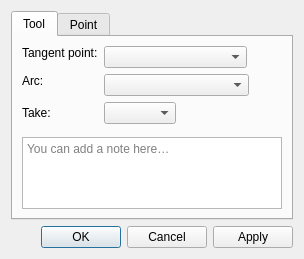
<?xml version="1.0" encoding="UTF-8"?>
<ui version="4.0">
 <class>DialogPointFromArcAndTangent</class>
 <widget class="QDialog" name="DialogPointFromArcAndTangent">
  <property name="geometry">
   <rect>
    <x>0</x>
    <y>0</y>
    <width>304</width>
    <height>215</height>
   </rect>
  </property>
  <property name="windowTitle">
   <string>Point from arc and tangent</string>
  </property>
  <property name="windowIcon">
   <iconset resource="../../../vmisc/share/resources/icon.qrc">
    <normaloff>:/icon/64x64/icon64x64.png</normaloff>:/icon/64x64/icon64x64.png</iconset>
  </property>
  <layout class="QVBoxLayout" name="verticalLayout">
   <item>
    <widget class="QTabWidget" name="tabWidget">
     <property name="currentIndex">
      <number>0</number>
     </property>
     <widget class="QWidget" name="tab">
      <attribute name="title">
       <string>Tool</string>
      </attribute>
      <layout class="QFormLayout" name="formLayout_2">
       <property name="fieldGrowthPolicy">
        <enum>QFormLayout::ExpandingFieldsGrow</enum>
       </property>
       <item row="0" column="0">
        <widget class="QLabel" name="labelTangentPoint">
         <property name="sizePolicy">
          <sizepolicy hsizetype="Expanding" vsizetype="Fixed">
           <horstretch>0</horstretch>
           <verstretch>0</verstretch>
          </sizepolicy>
         </property>
         <property name="text">
          <string>Tangent point:</string>
         </property>
        </widget>
       </item>
       <item row="0" column="1">
        <widget class="QComboBox" name="comboBoxTangentPoint">
         <property name="sizePolicy">
          <sizepolicy hsizetype="Preferred" vsizetype="Fixed">
           <horstretch>0</horstretch>
           <verstretch>0</verstretch>
          </sizepolicy>
         </property>
         <property name="minimumSize">
          <size>
           <width>143</width>
           <height>0</height>
          </size>
         </property>
        </widget>
       </item>
       <item row="1" column="0">
        <widget class="QLabel" name="labelArc">
         <property name="sizePolicy">
          <sizepolicy hsizetype="Expanding" vsizetype="Fixed">
           <horstretch>0</horstretch>
           <verstretch>0</verstretch>
          </sizepolicy>
         </property>
         <property name="text">
          <string>Arc:</string>
         </property>
        </widget>
       </item>
       <item row="1" column="1">
        <widget class="QComboBox" name="comboBoxArc">
         <property name="sizePolicy">
          <sizepolicy hsizetype="Preferred" vsizetype="Fixed">
           <horstretch>0</horstretch>
           <verstretch>0</verstretch>
          </sizepolicy>
         </property>
         <property name="minimumSize">
          <size>
           <width>145</width>
           <height>0</height>
          </size>
         </property>
        </widget>
       </item>
       <item row="2" column="0">
        <widget class="QLabel" name="label">
         <property name="text">
          <string>Take:</string>
         </property>
        </widget>
       </item>
       <item row="2" column="1">
        <widget class="QComboBox" name="comboBoxResult"/>
       </item>
       <item row="3" column="0" colspan="2">
        <layout class="QVBoxLayout" name="notesAreaLayout">
         <item>
          <layout class="QHBoxLayout" name="notesSeparatorLayout">
           <property name="leftMargin"><number>33</number></property>
           <property name="rightMargin"><number>33</number></property>
           <item>
            <widget class="QFrame" name="notesSeparator">
             <property name="minimumSize"><size><width>0</width><height>1</height></size></property>
             <property name="maximumSize"><size><width>16777215</width><height>1</height></size></property>
            </widget>
           </item>
          </layout>
         </item>
         <item>
          <widget class="QPlainTextEdit" name="plainTextEditToolNotes">
           <property name="placeholderText"><string>You can add a note here…</string></property>
           <property name="maximumSize"><size><width>16777215</width><height>100</height></size></property>
          </widget>
         </item>
        </layout>
       </item>
      </layout>
     </widget>
     <widget class="QWidget" name="tab_2">
      <attribute name="title">
       <string>Point</string>
      </attribute>
      <layout class="QFormLayout" name="formLayoutPoint">
       <property name="fieldGrowthPolicy">
        <enum>QFormLayout::ExpandingFieldsGrow</enum>
       </property>
       <item row="0" column="0">
        <widget class="QLabel" name="labelEditNamePoint">
         <property name="sizePolicy">
          <sizepolicy hsizetype="Fixed" vsizetype="Fixed">
           <horstretch>0</horstretch>
           <verstretch>0</verstretch>
          </sizepolicy>
         </property>
         <property name="text">
          <string>Point name:</string>
         </property>
        </widget>
       </item>
       <item row="0" column="1">
        <widget class="QLineEdit" name="lineEditNamePoint">
         <property name="toolTip">
          <string>Unique label</string>
         </property>
         <property name="placeholderText">
          <string>Choose unique label.</string>
         </property>
        </widget>
       </item>
      </layout>
     </widget>
    </widget>
   </item>
   <item>
    <widget class="QDialogButtonBox" name="buttonBox">
     <property name="orientation">
      <enum>Qt::Horizontal</enum>
     </property>
     <property name="standardButtons">
      <set>QDialogButtonBox::Apply|QDialogButtonBox::Cancel|QDialogButtonBox::Ok</set>
     </property>
    </widget>
   </item>
  </layout>
 </widget>
 <resources>
  <include location="../../../vmisc/share/resources/icon.qrc"/>
 </resources>
 <connections>
  <connection>
   <sender>buttonBox</sender>
   <signal>accepted()</signal>
   <receiver>DialogPointFromArcAndTangent</receiver>
   <slot>accept()</slot>
   <hints>
    <hint type="sourcelabel">
     <x>248</x>
     <y>254</y>
    </hint>
    <hint type="destinationlabel">
     <x>157</x>
     <y>274</y>
    </hint>
   </hints>
  </connection>
  <connection>
   <sender>buttonBox</sender>
   <signal>rejected()</signal>
   <receiver>DialogPointFromArcAndTangent</receiver>
   <slot>reject()</slot>
   <hints>
    <hint type="sourcelabel">
     <x>316</x>
     <y>260</y>
    </hint>
    <hint type="destinationlabel">
     <x>286</x>
     <y>274</y>
    </hint>
   </hints>
  </connection>
 </connections>
</ui>
